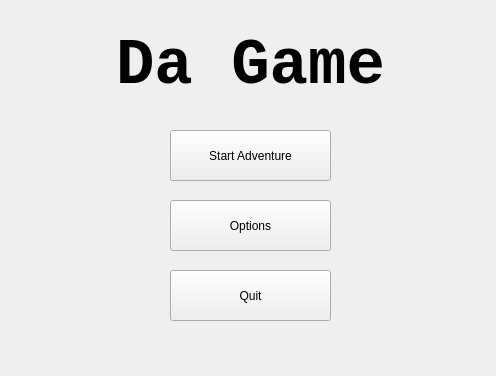
<?xml version="1.0" encoding="UTF-8"?>
<ui version="4.0">
 <class>MainWindow</class>
 <widget class="QMainWindow" name="MainWindow">
  <property name="geometry">
   <rect>
    <x>0</x>
    <y>0</y>
    <width>496</width>
    <height>376</height>
   </rect>
  </property>
  <property name="windowTitle">
   <string>MainWindow</string>
  </property>
  <widget class="QWidget" name="centralwidget">
   <widget class="QLabel" name="label">
    <property name="geometry">
     <rect>
      <x>0</x>
      <y>20</y>
      <width>501</width>
      <height>91</height>
     </rect>
    </property>
    <property name="font">
     <font>
      <family>Courier New</family>
      <pointsize>48</pointsize>
      <weight>75</weight>
      <bold>true</bold>
     </font>
    </property>
    <property name="text">
     <string>Da Game</string>
    </property>
    <property name="textFormat">
     <enum>Qt::AutoText</enum>
    </property>
    <property name="alignment">
     <set>Qt::AlignCenter</set>
    </property>
   </widget>
   <widget class="QPushButton" name="startButton">
    <property name="geometry">
     <rect>
      <x>170</x>
      <y>130</y>
      <width>161</width>
      <height>51</height>
     </rect>
    </property>
    <property name="text">
     <string>Start Adventure</string>
    </property>
   </widget>
   <widget class="QPushButton" name="optionButton">
    <property name="geometry">
     <rect>
      <x>170</x>
      <y>200</y>
      <width>161</width>
      <height>51</height>
     </rect>
    </property>
    <property name="text">
     <string>Options</string>
    </property>
   </widget>
   <widget class="QPushButton" name="quitButton">
    <property name="geometry">
     <rect>
      <x>170</x>
      <y>270</y>
      <width>161</width>
      <height>51</height>
     </rect>
    </property>
    <property name="text">
     <string>Quit</string>
    </property>
   </widget>
  </widget>
 </widget>
 <resources/>
 <connections/>
</ui>
